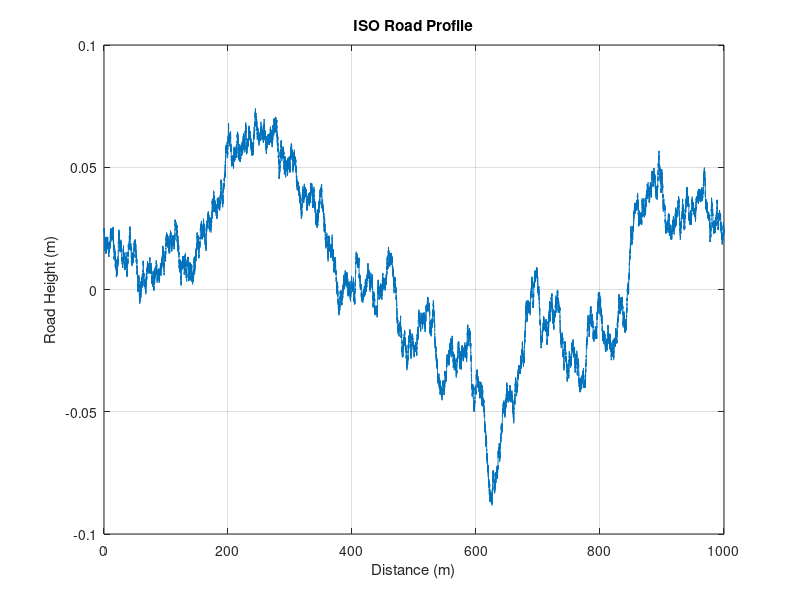

MATLAB code for this plot: (Note: this script raises an error after producing the figure.)
clear; clc; close all;
figure_path = fileparts(mfilename('fullpath'));


%% =========================
% ISO 8608 Road Generation
%% =========================

% road length
L = 1000;          % m

% spatial resolution
dx = 0.01;         % m

x = 0:dx:L;
N = length(x);

% ISO road parameters

n0 = 0.1;          % reference spatial freq

% ISO road class C
% A:16
% B:64
% C:256
% D:1024
Gd0 = 16e-6;

w = 2;

% Spatial frequency

dn = 1/L;

n = (0:N/2)*dn;

% avoid zero
n(1) = n(2);

% PSD

Gd = Gd0*(n/n0).^(-w);

% Random phase

phi = 2*pi*rand(size(n));

% Amplitude

A = sqrt(2*Gd*dn);

% Build spectrum

X = A .* exp(1i*phi);

% mirror
X_full = [X conj(fliplr(X(2:end-1)))];

% IFFT
road = real(ifft(X_full))*N;
x = x(1:length(road));
% Plot

figure;
plot(x,road)
xlabel('Distance (m)')
ylabel('Road Height (m)')
title('ISO Road Profile')
grid on
saveas(gcf, fullfile(figure_path,'01_ISO_Road_Profile.png'))
%% =========================
% Load velocity trace
%% =========================
data = readtable('vt_data.xlsx');

t = data.time;
V = data.speed;
% vt plot
figure

plot(t,V,'LineWidth',1.5)

xlabel('Time (s)')
ylabel('Speed (m/s)')
title('Vehicle Speed Trace')

grid on
saveas(gcf, fullfile(figure_path,'02_Vehicle_Speed_Trace.png'))
% Speed Distribution
figure

histogram(V,30)

xlabel('Speed (m/s)')
ylabel('Counts')

title('Speed Distribution')

grid on
saveas(gcf, fullfile(figure_path,'03_Speed_Distribution.png'))
% Probability Density
figure

histogram(V,30,'Normalization','pdf')

xlabel('Speed (m/s)')
ylabel('Probability Density')

title('Speed Probability Density')

grid on
saveas(gcf, fullfile(figure_path,'04_Speed_PDF.png'))
%% =========================
% Excitation Frequency Analysis
%% =========================

% spatial frequencies from road PSD
n_spatial = n;

% remove very low frequency
n_spatial = n_spatial(2:end);

% speed PDF weighting
[counts,edges] = histcounts(V,40,'Normalization','pdf');

V_center = (edges(1:end-1)+edges(2:end))/2;

%% Build excitation frequency database

f_all = [];
w_all = [];

for i = 1:length(V_center)

    Vi = V_center(i);

    % probability weight from speed PDF
    Pv = counts(i);

    % convert spatial -> temporal frequency
    f_exc = n_spatial * Vi;

    % road PSD weighting
    road_weight = Gd(2:end);

    % total weight
    weight = Pv * road_weight;

    % accumulate
    f_all = [f_all ; f_exc(:)];

    w_all = [w_all ; weight(:)];

end


% Weighted excitation spectrum


% frequency bins
f_bins = linspace(0,50,300);

% weighted histogram
weighted_counts = histcounts( ...
    f_all,...
    f_bins,...
    'Normalization','count');

% apply weights manually
%weighted_counts = zeros(1,length(f_bins)-1);

for i = 1:length(f_all)

    fi = f_all(i);

    wi = w_all(i);

    idx = find(fi >= f_bins(1:end-1) & fi < f_bins(2:end),1);

    if ~isempty(idx)

        weighted_counts(idx) = weighted_counts(idx) + wi;

    end

end

%% Normalize

weighted_counts = weighted_counts / max(weighted_counts);

%% Plot

f_center = (f_bins(1:end-1)+f_bins(2:end))/2;

figure

plot(f_center,weighted_counts,'LineWidth',2)

xlabel('Excitation Frequency (Hz)')
ylabel('Normalized Energy')

title('Weighted Excitation Frequency Spectrum')

grid on
xlim([0 50])
saveas(gcf, fullfile(figure_path,'05_Weighted_Excitation_Spectrum.png'))

%% =========================
% Frequency Energy Relation
%% =========================

% normalize total energy
energy = weighted_counts / sum(weighted_counts);

%% Plot

figure

plot(f_center,energy,'LineWidth',2)

xlabel('Frequency (Hz)')
ylabel('Normalized Energy')

title('Frequency vs Excitation Energy')

grid on
xlim([0 30])
saveas(gcf, fullfile(figure_path,'06_Frequency_Energy.png'))

%% =========================
% Cumulative Energy
%% =========================

cum_energy = cumsum(energy);

figure

plot(f_center,cum_energy,'LineWidth',2)

xlabel('Frequency (Hz)')
ylabel('Cumulative Energy')

title('Cumulative Excitation Energy')

grid on
xlim([0 30])
ylim([0 1])
saveas(gcf, fullfile(figure_path,'07_Cumulative_Energy.png'))

%% =========================
% Find dominant energy band
%% =========================

threshold = 0.7 * max(energy);

idx = energy >= threshold;

dominant_freq = f_center(idx);

fprintf('Dominant excitation band:\n')
fprintf('%.2f Hz ~ %.2f Hz\n', ...
    min(dominant_freq), ...
    max(dominant_freq));

%% 基本上iso 資料沒有特定特徵所以應該看不太出來大概確認一下
V = mean(data.speed);   % 或固定速度先看結構
t = x / V;
road_t = road;

Fs = 1/mean(diff(t));   % sampling frequency

N = length(road_t);

Y = fft(road_t);

P2 = abs(Y/N);
P1 = P2(1:floor(N/2));
P1(2:end-1) = 2*P1(2:end-1);

f = Fs*(0:floor(N/2)-1)/N;

figure
plot(f,P1,'LineWidth',1.5)
xlabel('Frequency (Hz)')
ylabel('Amplitude')
title('Road Profile FFT')
grid on
xlim([0 50])
saveas(gcf, fullfile(figure_path,'08_Road_Profile_FFT.png'))

figure
loglog(f,P1,'LineWidth',1.5)
grid on
xlabel('Frequency (Hz)')
ylabel('Amplitude')
title('Road FFT (log-log)')
saveas(gcf, fullfile(figure_path,'09_Road_Profile_FFT_LogLog.png'))
